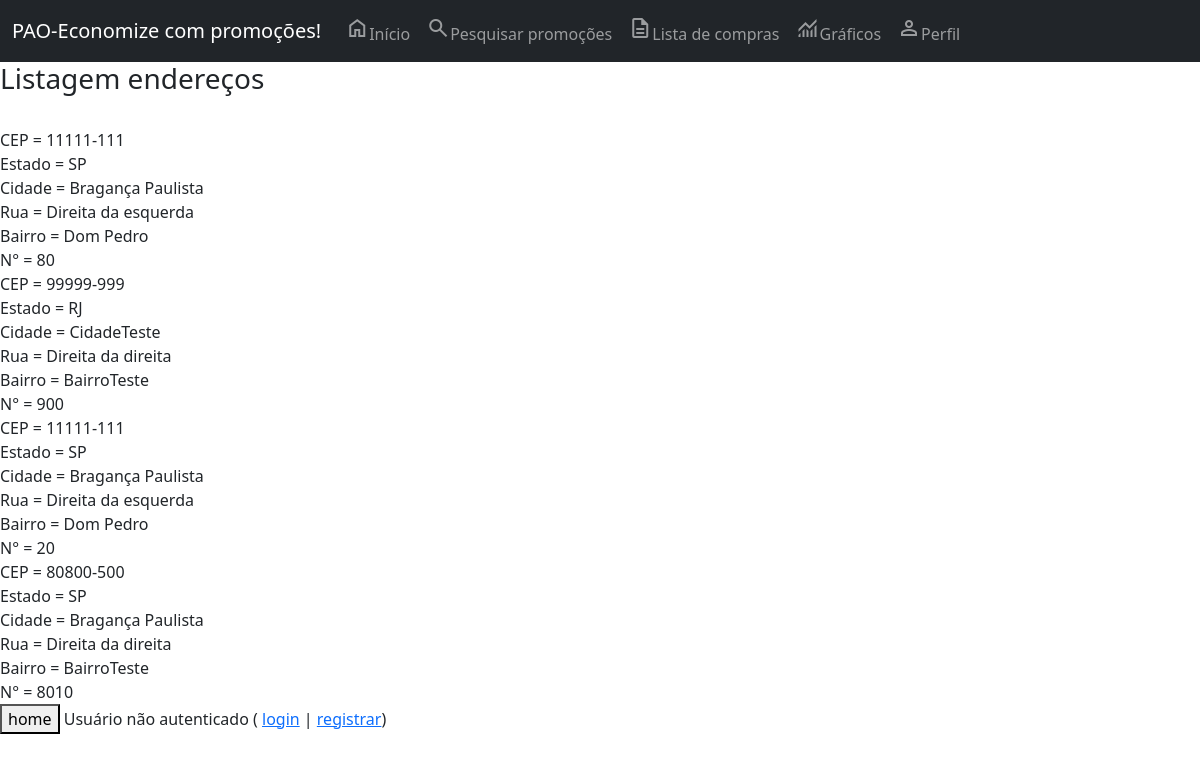
The app's page /listagem-enderecos/ with its own data.
### core/models.py (models this page shows, shortened)
class Endereco(models.Model):
    cep = models.CharField(max_length=100, verbose_name='CEP')
    estado = models.CharField(max_length=2, verbose_name='Estado')
    cidade = models.CharField(max_length=100, verbose_name='Cidade')
    rua = models.CharField(max_length=100, verbose_name='Rua')
    bairro = models.CharField(max_length=100, blank=True, null=True, verbose_name='Bairro')
    numero = models.IntegerField(blank=True, null=True, verbose_name='Número')
    class Meta:
        verbose_name_plural = 'Endereço'

### core/views.py (the view)
# urls.py: path('listagem-enderecos/', listagem_enderecos, name='url_listagem_enderecos'),
def listagem_enderecos(request):
    dados = Endereco.objects.all()
    contexto = {'dados': dados}
    return render(request, 'core/listagem_enderecos.html', contexto)

### core/templates/core/listagem_enderecos.html (shortened to what this page needs)
{% extends 'base.html' %}
{% load static %}
{% block main %}
<h3>Listagem endereços</h3> <br>
{% for i in dados %}
    CEP = {% if i.cep %} {{ i.cep }} {% endif %} <br>
    Estado = {% if i.estado %} {{ i.estado }} {% endif %} <br>
    Cidade = {% if i.cidade %} {{ i.cidade }} {% endif %} <br>
    Rua = {% if i.rua %} {{ i.rua }} {% endif %} <br>
    Bairro = {% if i.bairro %} {{ i.bairro }} {% endif %} <br>
    N° = {% if i.numero %} {{ i.numero }} {% endif %} <br>
{% endfor %}
<button onclick="window.location.href='/'">home</button>
{% endblock %}

### records on screen
Endereco: cep "11111-111", estado "SP", cidade "Bragança Paulista", rua "Direita da esquerda", bairro "Dom Pedro", numero "80"
Endereco: cep "99999-999", estado "RJ", cidade "CidadeTeste", rua "Direita da direita", bairro "BairroTeste", numero "900"
Endereco: cep "11111-111", estado "SP", cidade "Bragança Paulista", rua "Direita da esquerda", bairro "Dom Pedro", numero "20"
Endereco: cep "80800-500", estado "SP", cidade "Bragança Paulista", rua "Direita da direita", bairro "BairroTeste", numero "8010"
